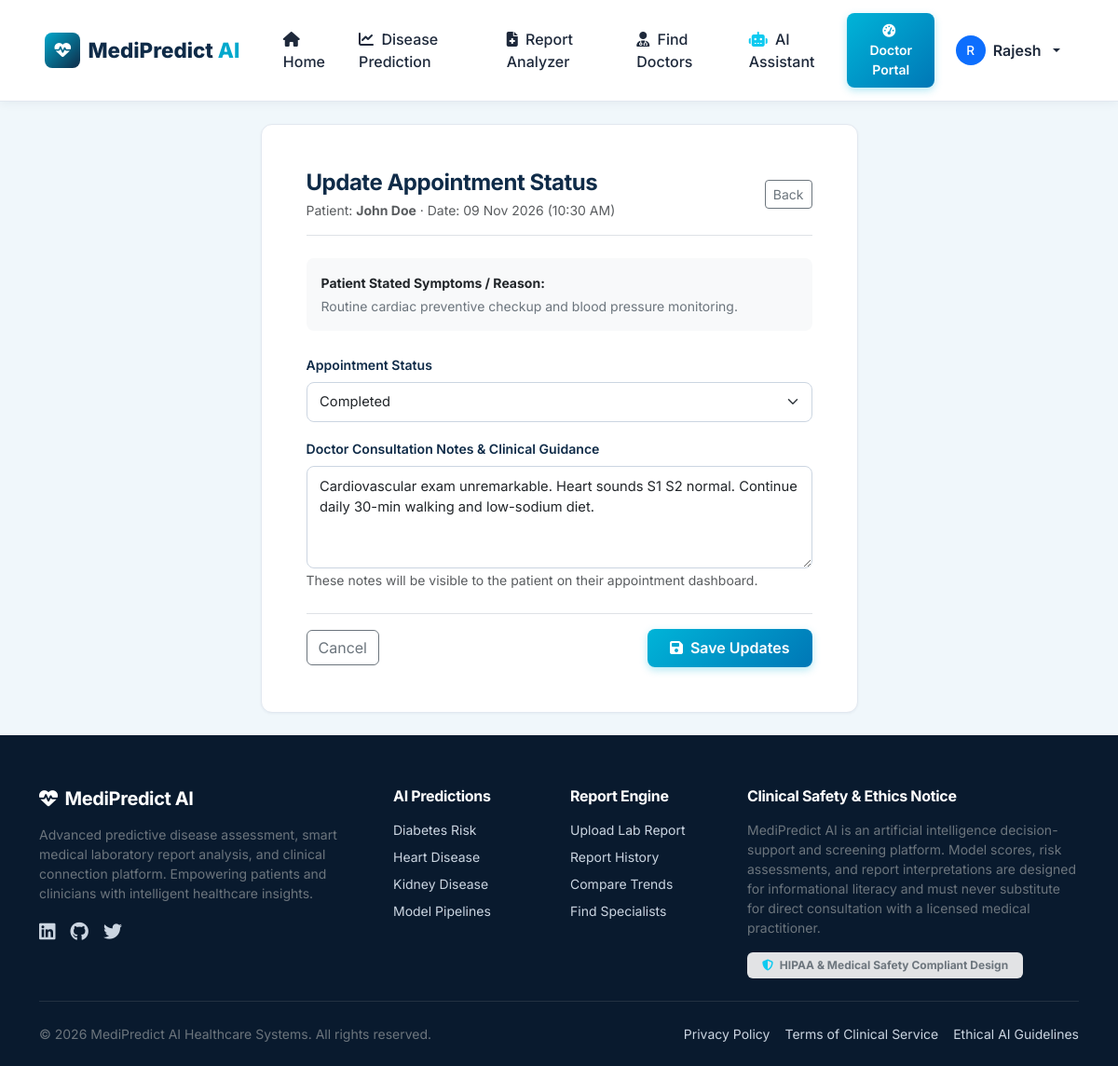
The app's page /appointments/update/1/ (signed in) with its own data.
### core/models.py (models this page shows, shortened)
class CustomUser(AbstractUser):
    ROLE_CHOICES = (
        ('PATIENT', 'Patient'),
        ('DOCTOR', 'Doctor'),
        ('ADMIN', 'Administrator'),
    )
    role = models.CharField(max_length=15, choices=ROLE_CHOICES, default='PATIENT')
    phone = models.CharField(max_length=20, blank=True, null=True)
    date_of_birth = models.DateField(blank=True, null=True)
    gender = models.CharField(
        max_length=15,
        choices=[('Male', 'Male'), ('Female', 'Female'), ('Other', 'Other')],
        blank=True, null=True
    )
    profile_picture = models.ImageField(upload_to='avatars/', blank=True, null=True)
    created_at = models.DateTimeField(auto_now_add=True)
    updated_at = models.DateTimeField(auto_now=True)
    @property
    def is_patient(self):
        return self.role == 'PATIENT'
    @property
    def is_doctor(self):
        return self.role == 'DOCTOR'
    @property
    def is_platform_admin(self):
        return self.role == 'ADMIN' or self.is_superuser

### appointments/models.py (models this page shows, shortened)
class Appointment(models.Model):
    STATUS_CHOICES = [
        ('pending', 'Pending Confirmation'),
        ('confirmed', 'Confirmed'),
        ('completed', 'Completed'),
        ('cancelled', 'Cancelled'),
    ]
    TIME_SLOTS = [
        ('09:00 AM', '09:00 AM - 09:30 AM'),
        ('09:30 AM', '09:30 AM - 10:00 AM'),
        ('10:00 AM', '10:00 AM - 10:30 AM'),
        ('10:30 AM', '10:30 AM - 11:00 AM'),
        ('11:00 AM', '11:00 AM - 11:30 AM'),
        ('11:30 AM', '11:30 AM - 12:00 PM'),
        ('02:00 PM', '02:00 PM - 02:30 PM'),
        ('02:30 PM', '02:30 PM - 03:00 PM'),
        ('03:00 PM', '03:00 PM - 03:30 PM'),
        ('03:30 PM', '03:30 PM - 04:00 PM'),
        ('04:00 PM', '04:00 PM - 04:30 PM'),
        ('04:30 PM', '04:30 PM - 05:00 PM'),
    ]
    patient = models.ForeignKey(settings.AUTH_USER_MODEL, on_delete=models.CASCADE, related_name='appointments_as_patient')
    doctor = models.ForeignKey(DoctorProfile, on_delete=models.CASCADE, related_name='appointments_as_doctor')
    appointment_date = models.DateField(default=timezone.now)
    time_slot = models.CharField(max_length=20, choices=TIME_SLOTS, default='10:00 AM')
    symptoms_reason = models.TextField(help_text="Reason for consultation or description of symptoms")
    status = models.CharField(max_length=20, choices=STATUS_CHOICES, default='pending')
    doctor_notes = models.TextField(blank=True, null=True, help_text="Doctor clinical observations or consultation summary")
    created_at = models.DateTimeField(auto_now_add=True)
    updated_at = models.DateTimeField(auto_now=True)
    class Meta:
        ordering = ['-appointment_date', 'time_slot']

### appointments/views.py (the view)
# urls.py: path('update/<int:pk>/', views.update_appointment_status, name='update_status'),
@login_required
def update_appointment_status(request, pk):
    appointment = get_object_or_404(Appointment, pk=pk)
    if not (request.user.is_doctor and request.user.doctor_profile == appointment.doctor) and not request.user.is_platform_admin:
        messages.error(request, "Access denied.")
        return redirect('appointments:my_appointments')
    if request.method == 'POST':
        form = DoctorAppointmentUpdateForm(request.POST, instance=appointment)
        if form.is_valid():
            form.save()
            messages.success(request, f"Appointment #{appointment.id} updated to {appointment.get_status_display()}.")
            return redirect('appointments:doctor_manage')
    else:
        form = DoctorAppointmentUpdateForm(instance=appointment)
    return render(request, 'appointments/update_status.html', {
        'appointment': appointment,
        'form': form
    })

### appointments/forms.py
class DoctorAppointmentUpdateForm(forms.ModelForm):
    class Meta:
        model = Appointment
        fields = ['status', 'doctor_notes']
        widgets = {
            'status': forms.Select(attrs={'class': 'form-select'}),
            'doctor_notes': forms.Textarea(attrs={'class': 'form-control', 'rows': 4, 'placeholder': 'Add diagnostic findings, recommended tests, or lifestyle instructions...'}),
        }

### templates/appointments/update_status.html (shortened to what this page needs)
{% extends 'base.html' %}
{% block content %}
<div class="container py-4">
    <div class="row justify-content-center">
        <div class="col-lg-7">
            <div class="card card-medi p-4 p-md-5">
                <div class="d-flex justify-content-between align-items-center border-bottom pb-3 mb-4">
                    <div>
                        <h4 class="fw-bold mb-1">Update Appointment Status</h4>
                        <div class="text-muted small">
                            Patient: <strong>{{ appointment.patient.get_full_name|default:appointment.patient.username }}</strong> · Date: {{ appointment.appointment_date|date:"d M Y" }} ({{ appointment.time_slot }})
                        </div>
                    </div>
                    <a href="{% url 'appointments:doctor_manage' %}" class="btn btn-outline-secondary btn-sm">Back</a>
                </div>
                <div class="p-3 bg-light rounded-3 mb-4 small">
                    <strong>Patient Stated Symptoms / Reason:</strong>
                    <div class="text-secondary mt-1">{{ appointment.symptoms_reason }}</div>
                </div>
                <form method="post">
                    <div class="mb-3">
                        <label class="form-label">Appointment Status</label>
                        {{ form.status }}
                    </div>
                    <div class="mb-4">
                        <label class="form-label">Doctor Consultation Notes & Clinical Guidance</label>
                        {{ form.doctor_notes }}
                        <small class="text-muted">These notes will be visible to the patient on their appointment dashboard.</small>
                    </div>
                    <div class="d-flex justify-content-between align-items-center pt-3 border-top">
                        <a href="{% url 'appointments:doctor_manage' %}" class="btn btn-outline-secondary">Cancel</a>
                        <button type="submit" class="btn btn-cyan px-4">
                            <i class="fa-solid fa-floppy-disk me-1"></i> Save Updates
                        </button>
                    </div>
                </form>
            </div>
        </div>
    </div>
</div>
{% endblock %}

### templates/base.html (shortened to what this page needs)
<!DOCTYPE html>
<html lang="en">
<head>
    <link href="https://cdn.jsdelivr.net/npm/bootstrap@5.3.3/dist/css/bootstrap.min.css" rel="stylesheet">
    <link rel="stylesheet" href="https://cdnjs.cloudflare.com/ajax/libs/font-awesome/6.5.1/css/all.min.css">
    <link rel="stylesheet" href="https://unpkg.com/leaflet@1.9.4/dist/leaflet.css" />
    <link rel="stylesheet" href="/static/css/medipredict.css">
</head>
<body>
    <nav class="navbar navbar-expand-lg navbar-medipredict sticky-top">
        <div class="container-fluid px-lg-4">
            <a class="navbar-brand" href="{% url 'core:home' %}">
                <span class="brand-badge"><i class="fa-solid fa-heart-pulse"></i></span>
                <span>MediPredict <span style="color: var(--cyan-accent);">AI</span></span>
            </a>
            <div class="collapse navbar-collapse" id="navContent">
                <ul class="navbar-nav me-auto mb-2 mb-lg-0 ms-lg-3">
                    <li class="nav-item">
                        <a class="nav-link" href="{% url 'core:home' %}"><i class="fa-solid fa-house me-1"></i> Home</a>
                    </li>
                    <li class="nav-item">
                        <a class="nav-link" href="{% url 'predictions:home' %}"><i class="fa-solid fa-chart-line me-1"></i> Disease Prediction</a>
                    </li>
                    <li class="nav-item">
                        <a class="nav-link" href="{% url 'reports:upload' %}"><i class="fa-solid fa-file-medical me-1"></i> Report Analyzer</a>
                    </li>
                    <li class="nav-item">
                        <a class="nav-link" href="{% url 'appointments:find_doctors' %}"><i class="fa-solid fa-user-doctor me-1"></i> Find Doctors</a>
                    </li>
                    {% if user.is_authenticated %}
                        <li class="nav-item">
                            <a class="nav-link" href="{% url 'assistant:chat' %}"><i class="fa-solid fa-robot me-1 text-info"></i> AI Assistant</a>
                        </li>
                    {% endif %}
                </ul>
                <ul class="navbar-nav ms-auto align-items-center gap-2">
                    {% if user.is_authenticated %}
                        <li class="nav-item">
                            <a href="{% url 'core:dashboard_redirect' %}" class="btn btn-sm btn-cyan">
                                <i class="fa-solid fa-gauge-high me-1"></i>
                                {% if user.is_platform_admin %}Admin Dashboard
                                {% elif user.is_doctor %}Doctor Portal
                                {% else %}Patient Portal
                                {% endif %}
                            </a>
                        </li>
                        <li class="nav-item dropdown">
                            <a class="nav-link dropdown-toggle d-flex align-items-center gap-2" href="#" role="button" data-bs-toggle="dropdown">
                                <div class="rounded-circle bg-primary text-white d-flex align-items-center justify-content-center" style="width: 32px; height: 32px; font-size: 0.85rem;">
                                    {{ user.first_name|first|default:user.username|first|upper }}
                                </div>
                                <span class="d-none d-md-inline fw-semibold">{{ user.first_name|default:user.username }}</span>
                            </a>
                        </li>
                    {% endif %}
                </ul>
            </div>
        </div>
    </nav>
    <main class="flex-grow-1">
        {% block content %}{% endblock %}
    </main>
    <footer class="footer-medipredict">
        <div class="container">
            <div class="row g-4">
                <div class="col-lg-4 col-md-6">
                    <h5 class="text-white mb-3 d-flex align-items-center gap-2">
                        <span class="brand-badge"><i class="fa-solid fa-heart-pulse"></i></span>
                        MediPredict AI
                    </h5>
                    <p class="small text-secondary">
                        Advanced predictive disease assessment, smart medical laboratory report analysis, and clinical connection platform. Empowering patients and clinicians with intelligent healthcare insights.
                    </p>
                    <div class="d-flex gap-3 text-secondary fs-5 mt-3">
                        <a href="#"><i class="fa-brands fa-linkedin"></i></a>
                        <a href="#"><i class="fa-brands fa-github"></i></a>
                        <a href="#"><i class="fa-brands fa-twitter"></i></a>
                    </div>
                </div>
                <div class="col-lg-2 col-md-3 col-6">
                    <h6 class="text-white mb-3">AI Predictions</h6>
                    <ul class="list-unstyled small">
                        <li class="mb-2"><a href="{% url 'predictions:diabetes' %}">Diabetes Risk</a></li>
                        <li class="mb-2"><a href="{% url 'predictions:heart' %}">Heart Disease</a></li>
                        <li class="mb-2"><a href="{% url 'predictions:kidney' %}">Kidney Disease</a></li>
                        <li class="mb-2"><a href="{% url 'predictions:home' %}">Model Pipelines</a></li>
                    </ul>
                </div>
                <div class="col-lg-2 col-md-3 col-6">
                    <h6 class="text-white mb-3">Report Engine</h6>
                    <ul class="list-unstyled small">
                        <li class="mb-2"><a href="{% url 'reports:upload' %}">Upload Lab Report</a></li>
                        <li class="mb-2"><a href="{% url 'reports:history' %}">Report History</a></li>
                        <li class="mb-2"><a href="{% url 'reports:compare' %}">Compare Trends</a></li>
                        <li class="mb-2"><a href="{% url 'appointments:find_doctors' %}">Find Specialists</a></li>
                    </ul>
                </div>
                <div class="col-lg-4 col-md-12">
                    <h6 class="text-white mb-3">Clinical Safety & Ethics Notice</h6>
                    <p class="small text-secondary">
                        MediPredict AI is an artificial intelligence decision-support and screening platform. Model scores, risk assessments, and report interpretations are designed for informational literacy and must never substitute for direct consultation with a licensed medical practitioner.
                    </p>
                    <span class="badge bg-secondary-subtle text-secondary small py-2 px-3">
                        <i class="fa-solid fa-shield-halved text-info me-1"></i> HIPAA & Medical Safety Compliant Design
                    </span>
                </div>
            </div>
            <hr class="border-secondary my-4">
            <div class="d-flex flex-column flex-sm-row justify-content-between align-items-center small text-secondary">
                <div>© 2026 MediPredict AI Healthcare Systems. All rights reserved.</div>
                <div class="d-flex gap-3 mt-2 mt-sm-0">
                    <a href="#">Privacy Policy</a>
                    <a href="#">Terms of Clinical Service</a>
                    <a href="#">Ethical AI Guidelines</a>
                </div>
            </div>
        </div>
    </footer>
</body>
</html>

### static/css/medipredict.css (style rules this page uses)
:root { --primary-navy: #0f2b48; --navy-dark: #091a2e; --cyan-accent: #00a8cc; --cyan-hover: #0090af; --cyan-light: #e0f7fa; --cyan-glow: #2cd4f5; --bg-ice: #f0f7fb; --surface-card: #ffffff; --text-primary: #1e293b; --text-muted: #64748b; --border-subtle: #e2e8f0; --shadow-sm: 0 1px 3px rgba(15, 43, 72, 0.05); --shadow-md: 0 4px 12px rgba(15, 43, 72, 0.08); --shadow-lg: 0 12px 28px rgba(15, 43, 72, 0.12); --radius-sm: 8px; --radius-md: 12px; --radius-lg: 18px; --transition: all 0.25s cubic-bezier(0.4, 0, 0.2, 1); }
body { font-family: 'Inter', -apple-system, BlinkMacSystemFont, 'Segoe UI', Roboto, Helvetica, Arial, sans-serif; background-color: var(--bg-ice); color: var(--text-primary); min-height: 100vh; display: flex; flex-direction: column; }
h1, h2, h3, h4, h5, h6 { color: var(--primary-navy); font-weight: 700; letter-spacing: -0.02em; }
.navbar-medipredict { background-color: #ffffff; box-shadow: 0 2px 10px rgba(15, 43, 72, 0.06); border-bottom: 1px solid var(--border-subtle); padding: 0.85rem 1.5rem; }
.navbar-brand { font-weight: 800; font-size: 1.4rem; color: var(--primary-navy) !important; display: flex; align-items: center; gap: 0.5rem; }
.navbar-brand .brand-badge { background: linear-gradient(135deg, var(--cyan-accent), var(--primary-navy)); color: white; padding: 0.35rem 0.65rem; border-radius: 8px; font-size: 1.1rem; }
.nav-link { font-weight: 500; color: var(--text-primary) !important; padding: 0.5rem 0.9rem !important; border-radius: var(--radius-sm); transition: var(--transition); }
.btn-cyan { background: linear-gradient(135deg, #00b4d8, #0077b6); color: #ffffff; font-weight: 600; border: none; border-radius: var(--radius-sm); padding: 0.55rem 1.25rem; box-shadow: 0 3px 8px rgba(0, 180, 216, 0.3); transition: var(--transition); }
.card-medi { background: #ffffff; border-radius: var(--radius-md); border: 1px solid var(--border-subtle); box-shadow: var(--shadow-sm); transition: var(--transition); }
.form-label { font-weight: 600; font-size: 0.88rem; color: var(--primary-navy); }
.form-control, .form-select { border-radius: var(--radius-sm); border: 1.5px solid #cbd5e1; padding: 0.6rem 0.85rem; font-size: 0.92rem; transition: var(--transition); }
.footer-medipredict { background-color: var(--navy-dark); color: #94a3b8; padding: 3.5rem 0 1.5rem; margin-top: auto; }
.footer-medipredict a { color: #cbd5e1; text-decoration: none; transition: var(--transition); }

### records on screen
CustomUser: first_name|first "R", first_name "Rajesh"
Appointment: patient.get_full_name "John Doe", appointment_date "09 Nov 2026", time_slot "10:30 AM", symptoms_reason "Routine cardiac preventive checkup and blood pressure monitoring.", status "Completed", doctor_notes "Cardiovascular exam unremarkable. Heart sounds S1 S2 normal. Continue daily 30-min walking and low-sodium diet."
